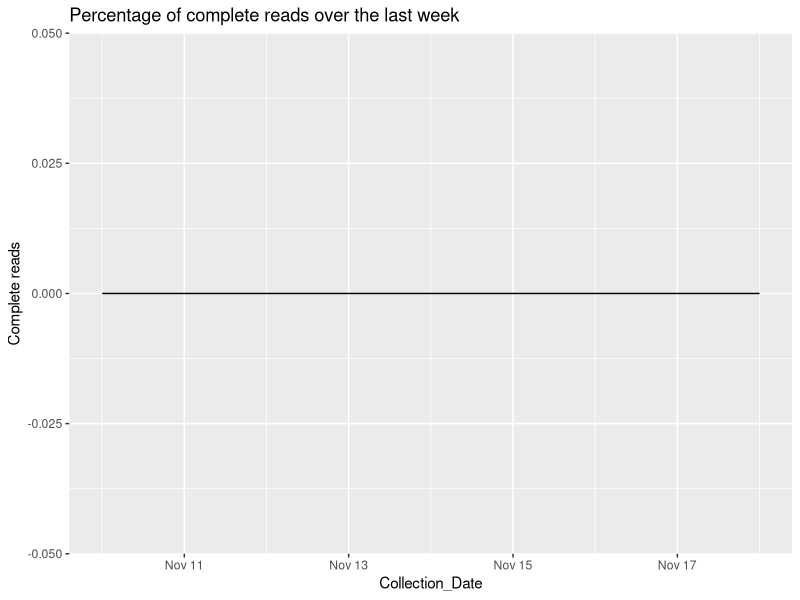

Reproduce this figure in R. (Note: this script raises an error after producing the figure.)
## ---- chunk 1
knitr::opts_chunk$set(echo = TRUE)
library(dplyr)
library(ggplot2)
library(lubridate)
library(tidyr)
library(stringr)
library(zoo)

## ---- chunk 2
#Global Variables
#Dataframe for the last week
start_date <- (date(Sys.Date())-8)
end_date <- date(Sys.Date())  # yesterdays's date

Last_week <- data.frame(seq(start_date, end_date, "days")) |>
            mutate(Collection_Date= seq.start_date..end_date...days..)

dams  <- c("Avon Dam",
                      "Blue Mountains Dams",
                      "Cataract Dam",
                      "Cordeaux Dam",
                      "Fitzroy Falls Reservoir",
                      "Nepean Dam",
                      "Prospect Reservoir",
                      "Tallowa Dam",
                      "Warragamba Dam",
                      "Wingecarribee Reservoir",
                      "Woronora Dam"

                      )
#Graph Global variables
chart_col_count = 2


Custom_theme = theme(
   #legend.key.height = unit(0.5, "cm"),  # Change height
   #legend.key.width = unit(0.01, "cm"),    # Change width
   legend.position = "top"
  ) 

#Data From scraped files
all_readings <- read.csv("Daily_Dam_Readings_Greater_Sydney.csv") |>                     
                mutate(Collection_Date = date(Collection_Date))


#Scraper performance over teh last week
disinct_readings_count <- all_readings |> 
                    group_by() |> count(Collection_Date) |>
                    mutate(`Complete reads` = (n / 14)*100) 


#Percentage of complete reads for the last week
last_week_performance <- Last_week |>
                       left_join(disinct_readings_count, by="Collection_Date") |> 
                       mutate(`Complete reads` = case_when(
                         is.na(`Complete reads`) ~ 0,
                         TRUE ~ `Complete reads`
                       ))

Percentage_Of_complete_daily_reads <- ggplot(last_week_performance, aes(Collection_Date, `Complete reads`))+
                            geom_line()+
                            ggtitle("Percentage of complete reads over the last week")


#Decay rate of dams by day by weekly average
all_readings_df <- all_readings |>
                  #Filter the data for the dams
                    mutate(data_classifier = case_when(
                      Variable %in% dams ~ "Dams",
                      TRUE ~ "Summaries"
                    )) |> 
  
                  #Filter for the dams dataset and remove the percentages
                    filter(data_classifier == "Dams") |>
                    mutate(daily_value = as.numeric(sub("%", "", daily_value))) |>
                    group_by(Variable) |> 
                #Calculate the rate of change by fixed time periods
                    mutate(daily__volume_change = as.numeric(daily_value) - as.numeric(lag(x= daily_value, n= 1)))|>    
                    mutate(Avg_Rolling_weekly_volume_change = (as.numeric(daily_value) - as.numeric(rollmean(daily_value, k=7)))/7) |>
                    mutate(Avg_Rolling_monthly_volume_change = (as.numeric(daily_value) - as.numeric(rollmean(daily_value, k=30)))/30) |> 
                    mutate(Avg_Rolling_60day_volume_change = (as.numeric(daily_value) - as.numeric(rollmean(daily_value, k=60)))/60) |> 
                    mutate(Avg_Rolling_90day_volume_change = (as.numeric(daily_value) - as.numeric(rollmean(daily_value, k=90)))/90) |> 
                    mutate(Avg_Rolling_120day_volume_change = (as.numeric(daily_value) - as.numeric(rollmean(daily_value, k=120)))/120) |> 
              #Depletion Rates
                  #Daily rate of change
                      mutate(Days_to_zero_at_daily_depletion_rate = case_when(
                        daily__volume_change >= 0 ~ NA,
                        daily__volume_change < 0 ~ days(round(abs((daily_value / daily__volume_change))))
                      )) |> 
                    #weekly depletion rate
                      mutate(Days_to_zero_at_weekly_depletion_rate = case_when(
                        Avg_Rolling_weekly_volume_change >= 0 ~ NA,
                        Avg_Rolling_weekly_volume_change < 0 ~  days(round(abs((daily_value / Avg_Rolling_weekly_volume_change))))
                      )) |> 
                    #Monthly depletion rate
                      mutate(Days_to_zero_at_monthly_depletion_rate = case_when(
                        Avg_Rolling_monthly_volume_change >= 0 ~ NA,
                        Avg_Rolling_monthly_volume_change < 0 ~  days(round(abs((daily_value / Avg_Rolling_monthly_volume_change))))
                      )) |>
                    #60 Day depletion rate
                      mutate(Days_to_zero_at_60day_depletion_rate = case_when(
                        Avg_Rolling_60day_volume_change >= 0 ~ NA,
                        Avg_Rolling_60day_volume_change < 0 ~  days(round(abs((daily_value / Avg_Rolling_60day_volume_change))))
                      ))|>
                    #90 Day depletion rate
                      mutate(Days_to_zero_at_90day_depletion_rate = case_when(
                        Avg_Rolling_90day_volume_change >= 0 ~ NA,
                        Avg_Rolling_90day_volume_change < 0 ~  days(round(abs((daily_value / Avg_Rolling_90day_volume_change))))
                      )) |>
                    #120 Day depletion rate
                      mutate(Days_to_zero_at_120day_depletion_rate = case_when(
                        Avg_Rolling_120day_volume_change >= 0 ~ NA,
                        Avg_Rolling_120day_volume_change < 0 ~  days(round(abs((daily_value / Avg_Rolling_120day_volume_change))))
                      )) |>
              #Capacity Rates 
                    #Daily rate of change
                      mutate(Days_to_full_at_daily_capacity_rate = case_when(
                        daily__volume_change > 0 ~ days(round(abs(((100-daily_value) / daily__volume_change)))),
                        daily__volume_change <= 0 ~ NA
                      )) |>
                    #weekly rate of change
                      mutate(Days_to_full_at_weekly_capacity_rate = case_when(
                        Avg_Rolling_weekly_volume_change > 0 ~ days(round(abs(((100-daily_value) / Avg_Rolling_weekly_volume_change)))),
                        Avg_Rolling_weekly_volume_change <= 0 ~ NA
                      )) |>
                    #Monthly rate of change
                      mutate(Days_to_full_at_monthly_capacity_rate = case_when(
                        Avg_Rolling_monthly_volume_change > 0 ~ days(round(abs(((100-daily_value) / Avg_Rolling_monthly_volume_change)))),
                        Avg_Rolling_monthly_volume_change <= 0 ~ NA
                      )) |>
                    #60 Day depletion rate
                      mutate(Days_to_full_at_60day_capacity_rate = case_when(
                        Avg_Rolling_60day_volume_change > 0 ~ days(round(abs(((100-daily_value) / Avg_Rolling_60day_volume_change)))),
                        Avg_Rolling_60day_volume_change <= 0 ~ NA
                      )) |>  
                    #90 Day depletion rate
                      mutate(Days_to_full_at_90day_capacity_rate = case_when(
                        Avg_Rolling_90day_volume_change > 0 ~ days(round(abs(((100-daily_value) / Avg_Rolling_90day_volume_change)))),
                        Avg_Rolling_90day_volume_change <= 0 ~ NA
                      )) |>  
                    #120 day depletion rate
                      mutate(Days_to_full_at_120day_capacity_rate = case_when(
                        Avg_Rolling_120day_volume_change > 0 ~ days(round(abs(((100-daily_value) / Avg_Rolling_120day_volume_change)))),
                        Avg_Rolling_120day_volume_change <= 0 ~ NA
                      )) |>
                  #For each of the 12 dates, what is the forecast date the dam will spill or deplete?
                      #For Depletion rates;
                        #daily Depletion rate:
                          mutate(Estimated_Day_zero_daily_depletion_rate = Days_to_zero_at_daily_depletion_rate + Collection_Date) |>
                          mutate(Estimated_Day_zero_weekly_depletion_rate = Days_to_zero_at_weekly_depletion_rate + Collection_Date) |>
                          mutate(Estimated_Day_zero_monthly_depletion_rate = Days_to_zero_at_monthly_depletion_rate + Collection_Date) |>
                          mutate(Estimated_Day_zero_60day_depletion_rate = Days_to_zero_at_60day_depletion_rate + Collection_Date) |>
                          mutate(Estimated_Day_zero_90day_depletion_rate = Days_to_zero_at_90day_depletion_rate + Collection_Date) |>
                          mutate(Estimated_Day_zero_120day_depletion_rate = Days_to_zero_at_120day_depletion_rate + Collection_Date) |>
                        #Daily capacity rates:
                          mutate(Estimated_spillover_day_daily_capacity_rate = Days_to_full_at_daily_capacity_rate + Collection_Date) |>
                          mutate(Estimated_spillover_day_weekly_capacity_rate = Days_to_full_at_weekly_capacity_rate + Collection_Date) |>
                          mutate(Estimated_spillover_day_monthly_capacity_rate = Days_to_full_at_monthly_capacity_rate + Collection_Date) |>
                          mutate(Estimated_spillover_day_60day_capacity_rate = Days_to_full_at_60day_capacity_rate + Collection_Date) |>
                          mutate(Estimated_spillover_day_90day_capacity_rate = Days_to_full_at_90day_capacity_rate + Collection_Date) |>  
                          mutate(Estimated_spillover_day_120day_capacity_rate = Days_to_full_at_120day_capacity_rate + Collection_Date) 

#Shorten the dataset to join to the chart
Historic_dataset<- all_readings_df |>
  filter(Collection_Date != date(Sys.Date())) |>
  mutate(`Forecast Type` = "Historic Data") |>
  mutate(`Date Type` = "Historic Data") |>
  rename(Date = Collection_Date) |> 
  mutate(Dam_level_range = "Historic Data") |>
  mutate(Dam_Level_Values = daily_value) |>
  select(Variable,`Forecast Type`, `Date Type`, Date, Dam_level_range, Dam_Level_Values)
                  
  #Subset series
  Yesterdays_Forecast <- all_readings_df |>
  select(Variable,Collection_Date, daily_value,
          Estimated_Day_zero_daily_depletion_rate, Estimated_spillover_day_daily_capacity_rate,
          Estimated_Day_zero_weekly_depletion_rate, Estimated_spillover_day_weekly_capacity_rate,
          Estimated_Day_zero_monthly_depletion_rate, Estimated_spillover_day_monthly_capacity_rate,
          Estimated_Day_zero_60day_depletion_rate, Estimated_spillover_day_60day_capacity_rate,
          Estimated_Day_zero_90day_depletion_rate, Estimated_spillover_day_90day_capacity_rate,
          Estimated_Day_zero_120day_depletion_rate, Estimated_spillover_day_120day_capacity_rate) |>
  filter(Collection_Date == end_date)|>
    pivot_longer(cols = starts_with("Estimated"),
                 names_to = "Forecast Type",
                 values_to = "Key Date"
                 ) |>
    mutate(Forecast_value = case_when(
      str_detect(`Forecast Type`, "Day_zero") ~ 0,
      str_detect(`Forecast Type`, "spillover_day") ~ 100,
      TRUE ~ 500
    ))
  
Yesterdays_Forecast_Graph_data <-Yesterdays_Forecast |>
  pivot_longer(
    cols = c("Collection_Date", "Key Date"),
    names_to = "Date Type",
    values_to = "Date"
  ) |>
  pivot_longer(
    cols = c("daily_value", "Forecast_value"),
    names_to  = "Dam_level_range",
    values_to = "Dam_Level_Values"
  ) |> filter(!is.na(Date)) |> 
  #The pivot longer matches the permutations - we want to remove them
    filter(`Date Type` != "Collection_Date" & Dam_level_range == "Forecast_value" |
           `Date Type` == "Collection_Date" & Dam_level_range == "daily_value" ) |>
    rbind(Historic_dataset)
  
#Plot series to show the forecasts by dam
  #2025 View
gg_dam_forecast_30 <-Yesterdays_Forecast_Graph_data |>
    ggplot(aes(x= Date, y = Dam_Level_Values , colour = `Forecast Type`),)+
    geom_line()+
    xlim(c(as.Date("2023-01-01"), as.Date("2030-01-01")))+
    ylim(0,100)+
    facet_wrap(~Variable, ncol = chart_col_count)+
    theme(legend.position = "none")+
    guides(colour=guide_legend(ncol=1))

gg_dam_forecast_60 <-Yesterdays_Forecast_Graph_data |>
    ggplot(aes(x= Date, y = Dam_Level_Values , colour = `Forecast Type`),)+
    geom_line()+
  xlim(c(as.Date("2023-01-01"), as.Date("2060-01-01")))+
    ylim(0,100)+
    facet_wrap(~Variable, ncol = chart_col_count)+
    Custom_theme+
    guides(colour=guide_legend(ncol=1))
  
## ---- chunk 3
## How has the scraper performed over the last week?
# Testing next to see if its deployed in the markdown on deploy

Percentage_Of_complete_daily_reads


## ---- chunk 4
#Based on a 120 day rolling average what date is warragamba likely to overflow or hit zero.
gg_dam_forecast_60
gg_dam_forecast_30
